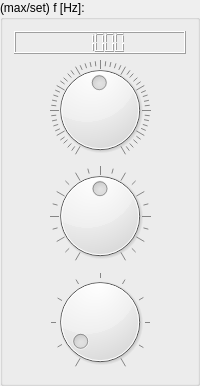
         <widget class="QGroupBox" name="groupBox">
          <property name="sizePolicy">
           <sizepolicy hsizetype="Preferred" vsizetype="Preferred">
            <horstretch>0</horstretch>
            <verstretch>0</verstretch>
           </sizepolicy>
          </property>
          <property name="title">
           <string>(max/set) f [Hz]:</string>
          </property>
          <layout class="QVBoxLayout" name="verticalLayout">
           <item>
            <widget class="QLCDNumber" name="lcdNumber">
             <property name="value" stdset="0">
              <double>1000.000000000000000</double>
             </property>
             <property name="intValue" stdset="0">
              <number>1000</number>
             </property>
            </widget>
           </item>
           <item>
            <widget class="QDial" name="dial_cm_vfine_freq">
             <property name="toolTip">
              <string>freq dial 1Hz -100 Hz</string>
             </property>
             <property name="minimum">
              <number>1</number>
             </property>
             <property name="maximum">
              <number>100</number>
             </property>
             <property name="pageStep">
              <number>10</number>
             </property>
             <property name="value">
              <number>50</number>
             </property>
             <property name="wrapping">
              <bool>false</bool>
             </property>
             <property name="notchTarget">
              <double>2.000000000000000</double>
             </property>
             <property name="notchesVisible">
              <bool>true</bool>
             </property>
            </widget>
           </item>
           <item>
            <widget class="QDial" name="dial_cm_fine_freq">
             <property name="toolTip">
              <string>freq dial 0Hz -1kHz</string>
             </property>
             <property name="minimum">
              <number>0</number>
             </property>
             <property name="maximum">
              <number>1000</number>
             </property>
             <property name="singleStep">
              <number>10</number>
             </property>
             <property name="pageStep">
              <number>100</number>
             </property>
             <property name="value">
              <number>500</number>
             </property>
             <property name="tracking">
              <bool>true</bool>
             </property>
             <property name="wrapping">
              <bool>false</bool>
             </property>
             <property name="notchTarget">
              <double>5.000000000000000</double>
             </property>
             <property name="notchesVisible">
              <bool>true</bool>
             </property>
            </widget>
           </item>
           <item>
            <widget class="QDial" name="dial_cm_coarse_freq">
             <property name="toolTip">
              <string>freq dial 0Hz -20kHz</string>
             </property>
             <property name="layoutDirection">
              <enum>Qt::LeftToRight</enum>
             </property>
             <property name="autoFillBackground">
              <bool>false</bool>
             </property>
             <property name="minimum">
              <number>0</number>
             </property>
             <property name="maximum">
              <number>20000</number>
             </property>
             <property name="singleStep">
              <number>100</number>
             </property>
             <property name="pageStep">
              <number>1000</number>
             </property>
             <property name="value">
              <number>1000</number>
             </property>
             <property name="tracking">
              <bool>true</bool>
             </property>
             <property name="invertedAppearance">
              <bool>false</bool>
             </property>
             <property name="wrapping">
              <bool>false</bool>
             </property>
             <property name="notchTarget">
              <double>1.000000000000000</double>
             </property>
             <property name="notchesVisible">
              <bool>true</bool>
             </property>
            </widget>
           </item>
          </layout>
         </widget>
